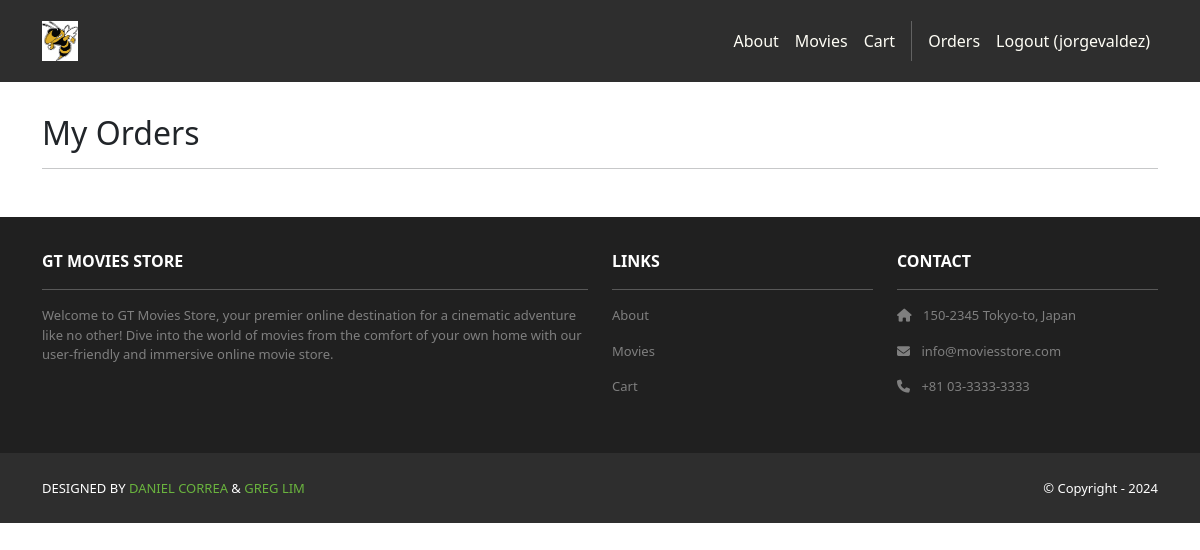
The page /accounts/orders/ (signed in) on the database as committed earlier.
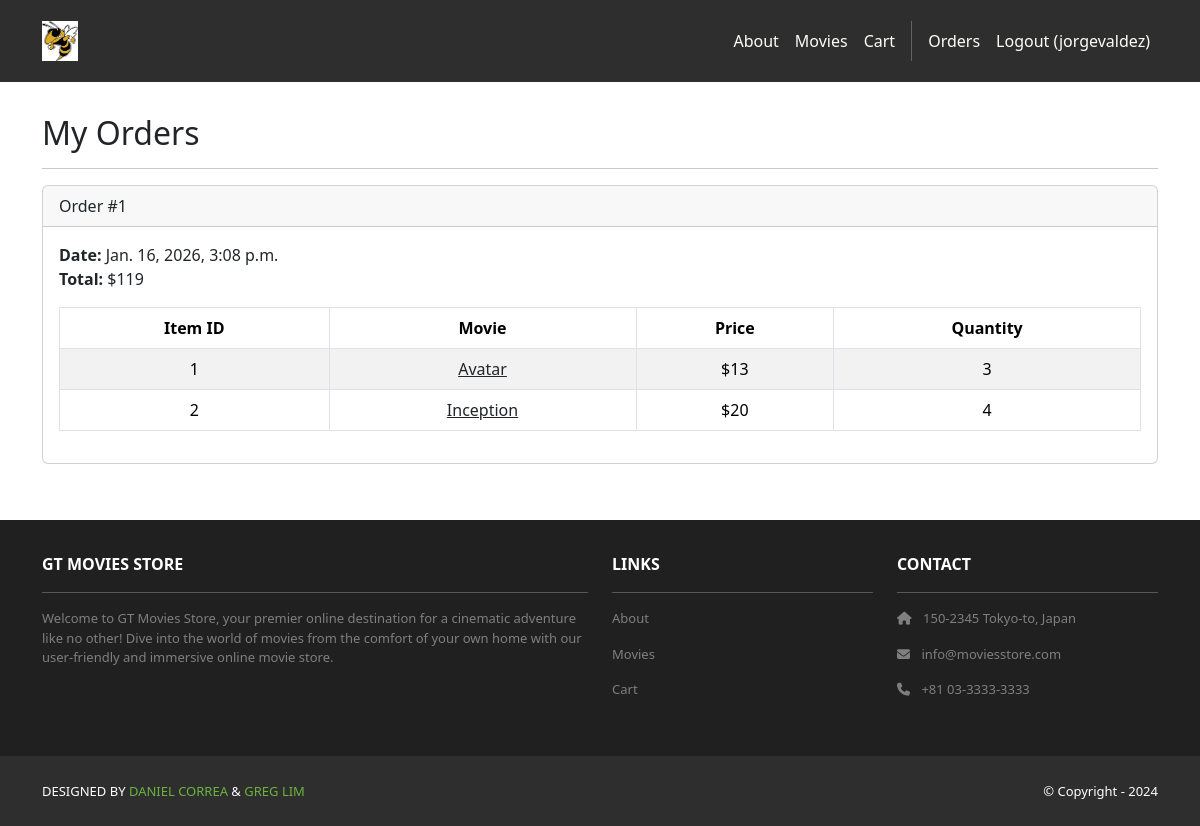
The same page on the database as committed later.
### cart/models.py (models this page shows, shortened)
class Order(models.Model):
    id = models.AutoField(primary_key=True)
    total = models.IntegerField()
    date = models.DateTimeField(auto_now_add=True)
    user = models.ForeignKey(User, on_delete=models.CASCADE)

class Item(models.Model):
    id = models.AutoField(primary_key=True)
    price = models.IntegerField()
    quantity = models.IntegerField()
    order = models.ForeignKey(Order, on_delete=models.CASCADE)
    movie = models.ForeignKey(Movie, on_delete=models.CASCADE)

### movies/models.py (models this page shows, shortened)
class Movie(models.Model):
    id = models.AutoField(primary_key=True)
    name = models.CharField(max_length=255)
    price = models.IntegerField()
    description = models.TextField()
    image = models.ImageField(upload_to='movie_images/')

### accounts/views.py (the view)
# urls.py: path('orders/', views.orders, name='accounts.orders'),
@login_required
def orders(request):
    template_data = {}
    template_data['title'] = 'Orders'
    template_data['orders'] = request.user.order_set.all()
    return render(request, 'accounts/orders.html', {'template_data': template_data})

### accounts/templates/accounts/orders.html
{% extends 'base.html' %}
{% block content %}
<div class="p-3">
    <div class="container">
        <div class="row mt-3">
            <div class="col mx-auto mb-3">
                <h2>My Orders</h2>
                <hr />
                {% for order in template_data.orders %}
                <div class="card mb-4">
                    <div class="card-header"> Order #{{ order.id }}</div>
                    <div class="card-body">
                        <b>Date:</b> {{ order.date }}<br />
                        <b>Total:</b> ${{ order.total }}<br />
                        <table class="table table-bordered table-striped text-center mt-3">
                            <thead>
                            <tr>
                                <th scope="col">Item ID</th>
                                <th scope="col">Movie</th>
                                <th scope="col">Price</th>
                                <th scope="col">Quantity</th>
                            </tr>
                            </thead>
                            <tbody>
                            {% for item in order.item_set.all %}
                            <tr>
                                <td>{{ item.movie.id }}</td>
                                <td>
                                    <a class="link-dark"
                                       href="{% url 'movies.show' id=item.movie.id %}">{{ item.movie.name }}</a>
                                </td>
                                <td>${{ item.movie.price }}</td>
                                <td>{{ item.quantity }}</td>
                            </tr>
                            {% endfor %}
                            </tbody>
                        </table>
                    </div>
                </div>
                {% endfor %}
            </div>
        </div>
    </div>
</div>
{% endblock content %}

Rows that differ between the two databases and show on the page:
added Order: id "1", date "Jan. 16, 2026, 3:08 p.m.", total "119"
added Item: movie.id "1", movie.name "Avatar", movie.price "13", quantity "3"
added Item: movie.id "2", movie.name "Inception", movie.price "20", quantity "4"
